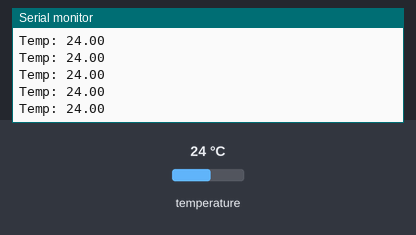
Recording of a sketch running on a simulated Arduino Uno, built with avr-gcc and run on an emulated ATmega328P. On the bench: the last lines printed to the serial monitor. Inputs (shaded band) come from the test bench; at power-on: temperature 24 °C.

Above: at 1.2 s.
1.3 s: temperature set to 12 °C
At 1.8 s:
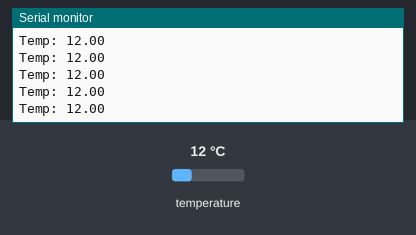
2.8 s: temperature set to 19 °C
At 3.8 s:
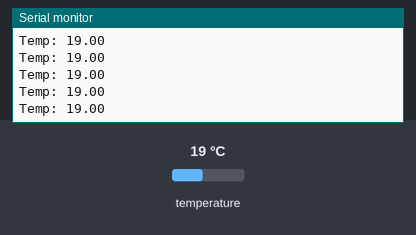
Timing chart, 0 to 5.8 s (numbered marks = the images above; inputs shaded):
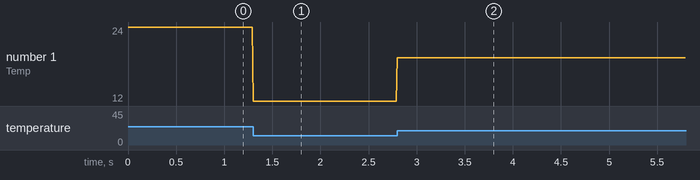

Measured:
- after the input at 1.3 s, the serial monitor: prints a new line at once (image 1)
- after the input at 2.8 s, the serial monitor: prints a new line at once (image 2)
- plotted number 1: 24 → 19 after the input at 1.3 s

The sketch:

Temperature_Monitor.ino
```cpp
#include <OneWire.h>
#include <DS18B20.h>

#define ONE_WIRE_BUS 17

OneWire oneWire(ONE_WIRE_BUS);
DS18B20 sensor(&oneWire);


void setup(void)
{
  Serial.begin(115200);
  sensor.begin();
}


void loop(void)
{
  sensor.requestTemperatures();

  while (!sensor.isConversionComplete());  // wait until sensor is ready

  Serial.print("Temp: ");
  Serial.println(sensor.getTempC());
}
```
